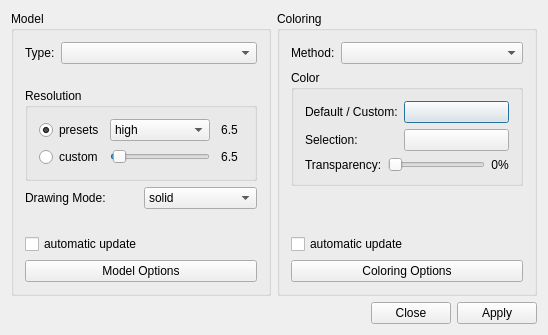
<?xml version="1.0" encoding="UTF-8"?>
<ui version="4.0">
 <class>DisplayPropertiesData</class>
 <widget class="QDialog" name="DisplayPropertiesData">
  <property name="geometry">
   <rect>
    <x>0</x>
    <y>0</y>
    <width>548</width>
    <height>335</height>
   </rect>
  </property>
  <property name="windowTitle">
   <string>Display Settings</string>
  </property>
  <layout class="QVBoxLayout" name="verticalLayout_2">
   <item>
    <layout class="QHBoxLayout" name="horizontalLayout_2">
     <item>
      <widget class="QGroupBox" name="model_group">
       <property name="title">
        <string>Model</string>
       </property>
       <layout class="QVBoxLayout" name="verticalLayout_4">
        <item>
         <layout class="QHBoxLayout" name="horizontalLayout_5">
          <item>
           <widget class="QLabel" name="textLabel1_2">
            <property name="text">
             <string>Type:</string>
            </property>
           </widget>
          </item>
          <item>
           <widget class="QComboBox" name="model_type_combobox">
            <property name="sizePolicy">
             <sizepolicy hsizetype="Expanding" vsizetype="Fixed">
              <horstretch>0</horstretch>
              <verstretch>0</verstretch>
             </sizepolicy>
            </property>
            <property name="toolTip">
             <string>Select model type</string>
            </property>
            <property name="maxCount">
             <number>2147483647</number>
            </property>
            <property name="insertPolicy">
             <enum>QComboBox::InsertAtBottom</enum>
            </property>
            <property name="duplicatesEnabled">
             <bool>true</bool>
            </property>
           </widget>
          </item>
         </layout>
        </item>
        <item>
         <spacer name="verticalSpacer_4">
          <property name="orientation">
           <enum>Qt::Vertical</enum>
          </property>
          <property name="sizeHint" stdset="0">
           <size>
            <width>20</width>
            <height>40</height>
           </size>
          </property>
         </spacer>
        </item>
        <item>
         <widget class="QGroupBox" name="resolution_group">
          <property name="title">
           <string>Resolution</string>
          </property>
          <layout class="QGridLayout" name="gridLayout">
           <item row="0" column="0">
            <widget class="QRadioButton" name="presets_precision_button">
             <property name="text">
              <string>presets</string>
             </property>
             <property name="checked">
              <bool>true</bool>
             </property>
            </widget>
           </item>
           <item row="0" column="1">
            <widget class="QComboBox" name="precision_combobox">
             <property name="minimumSize">
              <size>
               <width>100</width>
               <height>0</height>
              </size>
             </property>
             <property name="maximumSize">
              <size>
               <width>100</width>
               <height>32767</height>
              </size>
             </property>
             <property name="focusPolicy">
              <enum>Qt::StrongFocus</enum>
             </property>
             <property name="toolTip">
              <string>Select predefined resolution settings</string>
             </property>
             <property name="currentIndex">
              <number>2</number>
             </property>
             <property name="maxCount">
              <number>2147483647</number>
             </property>
             <property name="insertPolicy">
              <enum>QComboBox::InsertAtBottom</enum>
             </property>
             <property name="duplicatesEnabled">
              <bool>true</bool>
             </property>
             <item>
              <property name="text">
               <string>low</string>
              </property>
             </item>
             <item>
              <property name="text">
               <string>medium</string>
              </property>
             </item>
             <item>
              <property name="text">
               <string>high</string>
              </property>
             </item>
             <item>
              <property name="text">
               <string>ultra</string>
              </property>
             </item>
            </widget>
           </item>
           <item row="0" column="2">
            <widget class="QLabel" name="presets_precision_label">
             <property name="text">
              <string>6.5</string>
             </property>
             <property name="alignment">
              <set>Qt::AlignCenter</set>
             </property>
            </widget>
           </item>
           <item row="1" column="0">
            <widget class="QRadioButton" name="custom_precision_button">
             <property name="text">
              <string>custom</string>
             </property>
            </widget>
           </item>
           <item row="1" column="1">
            <widget class="QSlider" name="precision_slider">
             <property name="minimumSize">
              <size>
               <width>90</width>
               <height>0</height>
              </size>
             </property>
             <property name="maximumSize">
              <size>
               <width>100</width>
               <height>32767</height>
              </size>
             </property>
             <property name="toolTip">
              <string>Select your own resolution level</string>
             </property>
             <property name="minimum">
              <number>5</number>
             </property>
             <property name="maximum">
              <number>900</number>
             </property>
             <property name="singleStep">
              <number>1</number>
             </property>
             <property name="value">
              <number>30</number>
             </property>
             <property name="orientation">
              <enum>Qt::Horizontal</enum>
             </property>
             <property name="tickInterval">
              <number>20</number>
             </property>
            </widget>
           </item>
           <item row="1" column="2">
            <widget class="QLabel" name="custom_precision_label">
             <property name="text">
              <string>6.5</string>
             </property>
             <property name="alignment">
              <set>Qt::AlignCenter</set>
             </property>
            </widget>
           </item>
          </layout>
         </widget>
        </item>
        <item>
         <layout class="QHBoxLayout" name="horizontalLayout_4">
          <item>
           <widget class="QLabel" name="textLabel1_2_2">
            <property name="text">
             <string>Drawing Mode:</string>
            </property>
           </widget>
          </item>
          <item>
           <widget class="QComboBox" name="mode_combobox">
            <property name="currentIndex">
             <number>2</number>
            </property>
            <property name="maxCount">
             <number>2147483647</number>
            </property>
            <property name="insertPolicy">
             <enum>QComboBox::InsertAtBottom</enum>
            </property>
            <property name="duplicatesEnabled">
             <bool>true</bool>
            </property>
            <item>
             <property name="text">
              <string>dots</string>
             </property>
            </item>
            <item>
             <property name="text">
              <string>wireframe</string>
             </property>
            </item>
            <item>
             <property name="text">
              <string>solid</string>
             </property>
            </item>
            <item>
             <property name="text">
              <string>toon</string>
             </property>
            </item>
           </widget>
          </item>
         </layout>
        </item>
        <item>
         <spacer name="verticalSpacer_2">
          <property name="orientation">
           <enum>Qt::Vertical</enum>
          </property>
          <property name="sizeHint" stdset="0">
           <size>
            <width>20</width>
            <height>40</height>
           </size>
          </property>
         </spacer>
        </item>
        <item>
         <widget class="QCheckBox" name="model_updates_enabled">
          <property name="text">
           <string>automatic update</string>
          </property>
         </widget>
        </item>
        <item>
         <widget class="QPushButton" name="model_options">
          <property name="focusPolicy">
           <enum>Qt::TabFocus</enum>
          </property>
          <property name="toolTip">
           <string>Advanced options for selected model</string>
          </property>
          <property name="text">
           <string>Model Options</string>
          </property>
          <property name="shortcut">
           <string/>
          </property>
          <property name="autoDefault">
           <bool>false</bool>
          </property>
         </widget>
        </item>
       </layout>
      </widget>
     </item>
     <item>
      <widget class="QGroupBox" name="coloring_group">
       <property name="title">
        <string>Coloring</string>
       </property>
       <layout class="QVBoxLayout" name="verticalLayout">
        <item>
         <layout class="QHBoxLayout" name="horizontalLayout_3">
          <item>
           <widget class="QLabel" name="textLabel1">
            <property name="text">
             <string>Method:</string>
            </property>
           </widget>
          </item>
          <item>
           <widget class="QComboBox" name="coloring_method_combobox">
            <property name="sizePolicy">
             <sizepolicy hsizetype="Expanding" vsizetype="Fixed">
              <horstretch>0</horstretch>
              <verstretch>0</verstretch>
             </sizepolicy>
            </property>
            <property name="focusPolicy">
             <enum>Qt::StrongFocus</enum>
            </property>
            <property name="maxCount">
             <number>2147483647</number>
            </property>
            <property name="insertPolicy">
             <enum>QComboBox::InsertAtBottom</enum>
            </property>
            <property name="duplicatesEnabled">
             <bool>true</bool>
            </property>
           </widget>
          </item>
         </layout>
        </item>
        <item>
         <widget class="QGroupBox" name="groupBox">
          <property name="title">
           <string>Color</string>
          </property>
          <layout class="QVBoxLayout" name="verticalLayout_3">
           <item>
            <layout class="QGridLayout" name="gridLayout_2">
             <item row="0" column="0" colspan="2">
              <widget class="QLabel" name="label">
               <property name="text">
                <string>Default / Custom:</string>
               </property>
              </widget>
             </item>
             <item row="0" column="2">
              <widget class="BALL::VIEW::ColorButton" name="custom_color_button">
               <property name="sizePolicy">
                <sizepolicy hsizetype="Expanding" vsizetype="Fixed">
                 <horstretch>0</horstretch>
                 <verstretch>0</verstretch>
                </sizepolicy>
               </property>
              </widget>
             </item>
             <item row="1" column="0" colspan="2">
              <widget class="QLabel" name="label_2">
               <property name="text">
                <string>Selection:</string>
               </property>
              </widget>
             </item>
             <item row="1" column="2">
              <widget class="BALL::VIEW::ColorButton" name="selection_color_button">
               <property name="sizePolicy">
                <sizepolicy hsizetype="Expanding" vsizetype="Fixed">
                 <horstretch>0</horstretch>
                 <verstretch>0</verstretch>
                </sizepolicy>
               </property>
              </widget>
             </item>
            </layout>
           </item>
           <item>
            <layout class="QHBoxLayout" name="horizontalLayout">
             <item>
              <widget class="QLabel" name="textLabel1_2_2_2">
               <property name="text">
                <string>Transparency:</string>
               </property>
              </widget>
             </item>
             <item>
              <widget class="QSlider" name="transparency_slider">
               <property name="toolTip">
                <string>Select level of transparency</string>
               </property>
               <property name="minimum">
                <number>0</number>
               </property>
               <property name="maximum">
                <number>255</number>
               </property>
               <property name="singleStep">
                <number>1</number>
               </property>
               <property name="value">
                <number>0</number>
               </property>
               <property name="orientation">
                <enum>Qt::Horizontal</enum>
               </property>
               <property name="tickInterval">
                <number>10</number>
               </property>
              </widget>
             </item>
             <item>
              <widget class="QLabel" name="transparency_label">
               <property name="text">
                <string>0%</string>
               </property>
               <property name="alignment">
                <set>Qt::AlignCenter</set>
               </property>
              </widget>
             </item>
            </layout>
           </item>
          </layout>
         </widget>
        </item>
        <item>
         <spacer name="verticalSpacer">
          <property name="orientation">
           <enum>Qt::Vertical</enum>
          </property>
          <property name="sizeHint" stdset="0">
           <size>
            <width>20</width>
            <height>40</height>
           </size>
          </property>
         </spacer>
        </item>
        <item>
         <widget class="QCheckBox" name="coloring_updates_enabled">
          <property name="text">
           <string>automatic update</string>
          </property>
         </widget>
        </item>
        <item>
         <widget class="QPushButton" name="coloring_options">
          <property name="focusPolicy">
           <enum>Qt::TabFocus</enum>
          </property>
          <property name="toolTip">
           <string>Advanced options for selected coloring method</string>
          </property>
          <property name="text">
           <string>Coloring Options</string>
          </property>
          <property name="shortcut">
           <string/>
          </property>
          <property name="autoDefault">
           <bool>false</bool>
          </property>
         </widget>
        </item>
       </layout>
      </widget>
     </item>
    </layout>
   </item>
   <item>
    <widget class="QDialogButtonBox" name="buttonBox">
     <property name="standardButtons">
      <set>QDialogButtonBox::Apply|QDialogButtonBox::Close</set>
     </property>
    </widget>
   </item>
  </layout>
 </widget>
 <layoutdefault spacing="6" margin="11"/>
 <customwidgets>
  <customwidget>
   <class>BALL::VIEW::ColorButton</class>
   <extends>QPushButton</extends>
   <header location="global">BALL_view/WIDGETS/colorButton.h</header>
   <slots>
    <signal>colorChanged(QColor)</signal>
   </slots>
  </customwidget>
 </customwidgets>
 <tabstops>
  <tabstop>model_type_combobox</tabstop>
  <tabstop>presets_precision_button</tabstop>
  <tabstop>precision_combobox</tabstop>
  <tabstop>custom_precision_button</tabstop>
  <tabstop>precision_slider</tabstop>
  <tabstop>mode_combobox</tabstop>
  <tabstop>model_updates_enabled</tabstop>
  <tabstop>model_options</tabstop>
  <tabstop>coloring_method_combobox</tabstop>
  <tabstop>coloring_updates_enabled</tabstop>
  <tabstop>coloring_options</tabstop>
 </tabstops>
 <includes>
  <include location="global">BALL_core/COMMON/global.h</include>
 </includes>
 <resources/>
 <connections>
  <connection>
   <sender>buttonBox</sender>
   <signal>rejected()</signal>
   <receiver>DisplayPropertiesData</receiver>
   <slot>accept()</slot>
   <hints>
    <hint type="sourcelabel">
     <x>392</x>
     <y>325</y>
    </hint>
    <hint type="destinationlabel">
     <x>385</x>
     <y>334</y>
    </hint>
   </hints>
  </connection>
  <connection>
   <sender>buttonBox</sender>
   <signal>accepted()</signal>
   <receiver>DisplayPropertiesData</receiver>
   <slot>apply()</slot>
   <hints>
    <hint type="sourcelabel">
     <x>325</x>
     <y>315</y>
    </hint>
    <hint type="destinationlabel">
     <x>313</x>
     <y>409</y>
    </hint>
   </hints>
  </connection>
 </connections>
 <slots>
  <slot>apply()</slot>
  <slot>editSelectionColor(QColor)</slot>
 </slots>
</ui>
